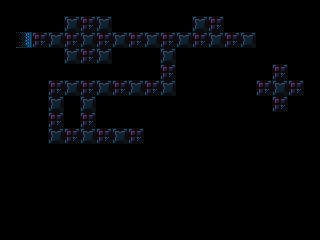

A 2D game scene composited from a Tiled map and its tileset images. What follows is a short description and the map's XML, with each tile layer's data collapsed to a summary:
An orthogonal 20x15 tile map with 16x16 px tiles, 1 tile layer (background) and 121 objects (110x tile, 3x triggerable, 2x pressure_plate, pickup_bomb, switch, ...).

<map version="1.4" tiledversion="2020.10.30" orientation="orthogonal" renderorder="right-down" width="20" height="15" tilewidth="16" tileheight="16" infinite="0" nextlayerid="6" nextobjectid="323">
 <properties>
  <property name="display_name" value="sneaky bastard dlfjg" />
  <property name="next_level" value="./data/levels/tmx/L30-BombAdvancedS.tmx" />
  <property name="player_bomb_count" value="0" />
 </properties>
 <tileset firstgid="1" name="newtiledsheet" tilewidth="16" tileheight="16" tilecount="180" columns="9">
  <image source="../../newtiledsheet.png" width="144" height="320" />
 </tileset>
 <layer id="1" name="background" width="20" height="15">
  <data>[300 cells, 300 non-empty, 6 distinct tile ids]</data>
 </layer>
 <objectgroup id="4" name="objects">
  <object id="178" type="triggerable" gid="17" x="128" y="48" width="16" height="16">
   <properties>
    <property name="triggered_id" type="int" value="3" />
   </properties>
  </object>
  <object id="179" type="pressure_plate" gid="54" x="80" y="80" width="16" height="16">
   <properties>
    <property name="triggers" type="int" value="2" />
   </properties>
  </object>
  <object id="183" type="pickup_bomb" gid="43" x="160" y="48" width="16" height="16" />
  <object id="184" type="triggerable" gid="7" x="160" y="80" width="16" height="16">
   <properties>
    <property name="triggered_id" type="int" value="2" />
   </properties>
  </object>
  <object id="192" type="switch" gid="34" x="240" y="48" width="16" height="16">
   <properties>
    <property name="triggers" type="int" value="3" />
   </properties>
  </object>
  <object id="193" type="pressure_plate" gid="54" x="208" y="64" width="16" height="16">
   <properties>
    <property name="triggers" type="int" value="4" />
   </properties>
  </object>
  <object id="194" type="scene_switching_tile" gid="32" x="144" y="144" width="16" height="16" />
  <object id="195" type="triggerable" gid="17" x="112" y="144" width="16" height="16">
   <properties>
    <property name="triggered_id" type="int" value="4" />
   </properties>
  </object>
  <object id="196" type="actor" gid="46" x="32" y="48" width="16" height="16" />
  <object id="197" type="video_tape" gid="66" x="272" y="96" width="16" height="16" />
  <object id="202" type="tile" gid="1" x="32" y="32" width="16" height="16" />
  <object id="203" type="tile" gid="1" x="48" y="32" width="16" height="16" />
  <object id="204" type="tile" gid="1" x="64" y="16" width="16" height="16" />
  <object id="205" type="tile" gid="1" x="80" y="16" width="16" height="16" />
  <object id="206" type="tile" gid="1" x="96" y="16" width="16" height="16" />
  <object id="207" type="tile" gid="1" x="112" y="32" width="16" height="16" />
  <object id="208" type="tile" gid="1" x="128" y="32" width="16" height="16" />
  <object id="209" type="tile" gid="1" x="144" y="32" width="16" height="16" />
  <object id="210" type="tile" gid="1" x="160" y="32" width="16" height="16" />
  <object id="211" type="tile" gid="1" x="176" y="32" width="16" height="16" />
  <object id="212" type="tile" gid="1" x="192" y="16" width="16" height="16" />
  <object id="213" type="tile" gid="1" x="208" y="16" width="16" height="16" />
  <object id="214" type="tile" gid="1" x="224" y="32" width="16" height="16" />
  <object id="215" type="tile" gid="1" x="240" y="32" width="16" height="16" />
  <object id="216" type="tile" gid="10" x="48" y="160" width="16" height="16" />
  <object id="217" type="tile" gid="10" x="64" y="160" width="16" height="16" />
  <object id="218" type="tile" gid="10" x="80" y="160" width="16" height="16" />
  <object id="219" type="tile" gid="10" x="96" y="160" width="16" height="16" />
  <object id="220" type="tile" gid="10" x="112" y="160" width="16" height="16" />
  <object id="221" type="tile" gid="10" x="128" y="160" width="16" height="16" />
  <object id="222" type="tile" gid="10" x="144" y="160" width="16" height="16" />
  <object id="223" type="tile" gid="10" x="96" y="112" width="16" height="16" />
  <object id="224" type="tile" gid="10" x="112" y="112" width="16" height="16" />
  <object id="225" type="tile" gid="10" x="128" y="112" width="16" height="16" />
  <object id="226" type="tile" gid="10" x="144" y="112" width="16" height="16" />
  <object id="227" type="tile" gid="10" x="160" y="112" width="16" height="16" />
  <object id="232" type="tile" gid="10" x="176" y="64" width="16" height="16" />
  <object id="233" type="tile" gid="10" x="192" y="64" width="16" height="16" />
  <object id="234" type="tile" gid="10" x="224" y="64" width="16" height="16" />
  <object id="235" type="tile" gid="10" x="240" y="64" width="16" height="16" />
  <object id="236" type="tile" gid="10" x="144" y="64" width="16" height="16" />
  <object id="237" type="tile" gid="10" x="128" y="64" width="16" height="16" />
  <object id="238" type="tile" gid="10" x="112" y="64" width="16" height="16" />
  <object id="239" type="tile" gid="10" x="48" y="64" width="16" height="16" />
  <object id="240" type="tile" gid="10" x="32" y="64" width="16" height="16" />
  <object id="242" type="tile" gid="11" x="32" y="96" width="16" height="16" />
  <object id="243" type="tile" gid="11" x="32" y="112" width="16" height="16" />
  <object id="244" type="tile" gid="11" x="32" y="128" width="16" height="16" />
  <object id="245" type="tile" gid="11" x="32" y="144" width="16" height="16" />
  <object id="246" type="tile" gid="1" x="48" y="80" width="16" height="16" />
  <object id="247" type="tile" gid="1" x="64" y="80" width="16" height="16" />
  <object id="248" type="tile" gid="1" x="96" y="80" width="16" height="16" />
  <object id="249" type="tile" gid="1" x="112" y="80" width="16" height="16" />
  <object id="250" type="tile" gid="1" x="128" y="80" width="16" height="16" />
  <object id="251" type="tile" gid="1" x="144" y="80" width="16" height="16" />
  <object id="252" type="tile" gid="1" x="176" y="80" width="16" height="16" />
  <object id="253" type="tile" gid="1" x="192" y="80" width="16" height="16" />
  <object id="254" type="tile" gid="1" x="208" y="80" width="16" height="16" />
  <object id="255" type="tile" gid="1" x="224" y="80" width="16" height="16" />
  <object id="261" type="tile" gid="2" x="96" y="128" width="16" height="16" />
  <object id="262" type="tile" gid="1" x="96" y="128" width="16" height="16" />
  <object id="263" type="tile" gid="1" x="112" y="128" width="16" height="16" />
  <object id="264" type="tile" gid="1" x="128" y="128" width="16" height="16" />
  <object id="265" type="tile" gid="1" x="144" y="128" width="16" height="16" />
  <object id="266" type="tile" gid="11" x="64" y="112" width="16" height="16" />
  <object id="267" type="tile" gid="11" x="64" y="128" width="16" height="16" />
  <object id="268" type="tile" gid="2" x="256" y="48" width="16" height="16" />
  <object id="201" type="moveable_tile" gid="45" x="80" y="48" width="16" height="16" />
  <object id="269" type="tile" gid="2" x="176" y="96" width="16" height="16" />
  <object id="270" type="tile" gid="27" x="256" y="80" width="16" height="16" />
  <object id="271" type="tile" gid="27" x="272" y="64" width="16" height="16" />
  <object id="272" type="tile" gid="27" x="288" y="80" width="16" height="16" />
  <object id="273" type="tile" gid="27" x="304" y="96" width="16" height="16" />
  <object id="274" type="tile" gid="27" x="288" y="112" width="16" height="16" />
  <object id="275" type="tile" gid="27" x="256" y="112" width="16" height="16" />
  <object id="276" type="tile" gid="27" x="240" y="96" width="16" height="16" />
  <object id="277" type="tile" gid="27" x="16" y="32" width="16" height="16" />
  <object id="278" type="tile" gid="27" x="0" y="32" width="16" height="16" />
  <object id="279" type="tile" gid="27" x="0" y="48" width="16" height="16" />
  </objectgroup>
</map>
<!-- 42 of 121 objects omitted -->
